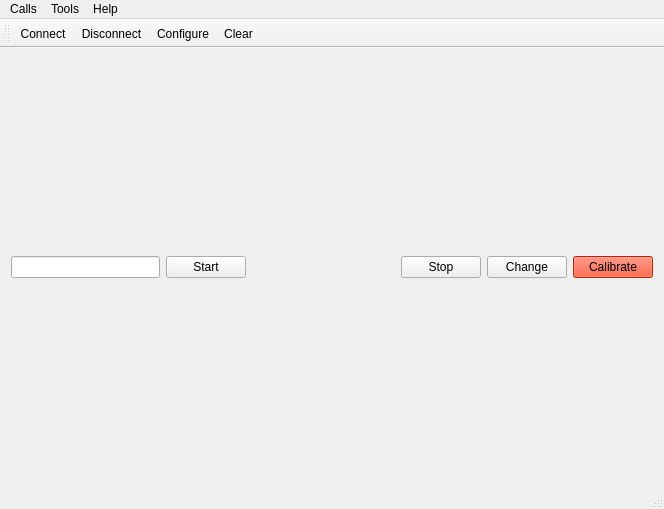
<?xml version="1.0" encoding="UTF-8"?>
<ui version="4.0">
 <class>MainWindow</class>
 <widget class="QMainWindow" name="MainWindow">
  <property name="geometry">
   <rect>
    <x>0</x>
    <y>0</y>
    <width>664</width>
    <height>509</height>
   </rect>
  </property>
  <property name="windowTitle">
   <string>Simple Terminal</string>
  </property>
  <widget class="QWidget" name="mainLayout">
   <layout class="QVBoxLayout" name="verticalLayout">
    <item>
     <layout class="QVBoxLayout" name="GraphLayout"/>
    </item>
    <item>
     <layout class="QHBoxLayout" name="LayoutControl">
      <item>
       <widget class="QLineEdit" name="PatientName"/>
      </item>
      <item>
       <widget class="QPushButton" name="StartButton">
        <property name="text">
         <string>Start</string>
        </property>
       </widget>
      </item>
      <item>
       <spacer name="horizontalSpacer">
        <property name="orientation">
         <enum>Qt::Horizontal</enum>
        </property>
        <property name="sizeHint" stdset="0">
         <size>
          <width>40</width>
          <height>20</height>
         </size>
        </property>
       </spacer>
      </item>
      <item>
       <widget class="QPushButton" name="StopButton">
        <property name="sizePolicy">
         <sizepolicy hsizetype="Minimum" vsizetype="Fixed">
          <horstretch>0</horstretch>
          <verstretch>0</verstretch>
         </sizepolicy>
        </property>
        <property name="cursor">
         <cursorShape>ArrowCursor</cursorShape>
        </property>
        <property name="styleSheet">
         <string notr="true"/>
        </property>
        <property name="text">
         <string>Stop</string>
        </property>
       </widget>
      </item>
      <item>
       <widget class="QPushButton" name="ChangeButton">
        <property name="styleSheet">
         <string notr="true"/>
        </property>
        <property name="text">
         <string>Change</string>
        </property>
       </widget>
      </item>
      <item>
       <widget class="QPushButton" name="CalibrateButton">
        <property name="styleSheet">
         <string notr="true">background-color: rgb(255, 47, 6)</string>
        </property>
        <property name="text">
         <string>Calibrate</string>
        </property>
       </widget>
      </item>
     </layout>
    </item>
   </layout>
  </widget>
  <widget class="QMenuBar" name="menuBar">
   <property name="geometry">
    <rect>
     <x>0</x>
     <y>0</y>
     <width>664</width>
     <height>26</height>
    </rect>
   </property>
   <widget class="QMenu" name="menuCalls">
    <property name="title">
     <string>Calls</string>
    </property>
    <addaction name="actionConnect"/>
    <addaction name="actionDisconnect"/>
    <addaction name="separator"/>
    <addaction name="actionQuit"/>
   </widget>
   <widget class="QMenu" name="menuTools">
    <property name="title">
     <string>Tools</string>
    </property>
    <addaction name="actionConfigure"/>
    <addaction name="actionClear"/>
   </widget>
   <widget class="QMenu" name="menuHelp">
    <property name="title">
     <string>Help</string>
    </property>
    <addaction name="actionAbout"/>
    <addaction name="actionAboutQt"/>
   </widget>
   <addaction name="menuCalls"/>
   <addaction name="menuTools"/>
   <addaction name="menuHelp"/>
  </widget>
  <widget class="QToolBar" name="mainToolBar">
   <attribute name="toolBarArea">
    <enum>TopToolBarArea</enum>
   </attribute>
   <attribute name="toolBarBreak">
    <bool>false</bool>
   </attribute>
   <addaction name="actionConnect"/>
   <addaction name="actionDisconnect"/>
   <addaction name="actionConfigure"/>
   <addaction name="actionClear"/>
  </widget>
  <widget class="QStatusBar" name="statusBar"/>
  <action name="actionAbout">
   <property name="text">
    <string>&amp;About</string>
   </property>
   <property name="toolTip">
    <string>About program</string>
   </property>
   <property name="shortcut">
    <string>Alt+A</string>
   </property>
  </action>
  <action name="actionAboutQt">
   <property name="text">
    <string>About Qt</string>
   </property>
  </action>
  <action name="actionConnect">
   <property name="icon">
    <iconset resource="terminal.qrc">
     <normaloff>:/images/connect.png</normaloff>:/images/connect.png</iconset>
   </property>
   <property name="text">
    <string>C&amp;onnect</string>
   </property>
   <property name="toolTip">
    <string>Connect to serial port</string>
   </property>
   <property name="shortcut">
    <string>Ctrl+O</string>
   </property>
  </action>
  <action name="actionDisconnect">
   <property name="icon">
    <iconset resource="terminal.qrc">
     <normaloff>:/images/disconnect.png</normaloff>:/images/disconnect.png</iconset>
   </property>
   <property name="text">
    <string>&amp;Disconnect</string>
   </property>
   <property name="toolTip">
    <string>Disconnect from serial port</string>
   </property>
   <property name="shortcut">
    <string>Ctrl+D</string>
   </property>
  </action>
  <action name="actionConfigure">
   <property name="icon">
    <iconset resource="terminal.qrc">
     <normaloff>:/images/settings.png</normaloff>:/images/settings.png</iconset>
   </property>
   <property name="text">
    <string>&amp;Configure</string>
   </property>
   <property name="toolTip">
    <string>Configure serial port</string>
   </property>
   <property name="shortcut">
    <string>Alt+C</string>
   </property>
  </action>
  <action name="actionClear">
   <property name="icon">
    <iconset resource="terminal.qrc">
     <normaloff>:/images/clear.png</normaloff>:/images/clear.png</iconset>
   </property>
   <property name="text">
    <string>C&amp;lear</string>
   </property>
   <property name="toolTip">
    <string>Clear data</string>
   </property>
   <property name="shortcut">
    <string>Alt+L</string>
   </property>
  </action>
  <action name="actionQuit">
   <property name="icon">
    <iconset resource="terminal.qrc">
     <normaloff>:/images/application-exit.png</normaloff>:/images/application-exit.png</iconset>
   </property>
   <property name="text">
    <string>&amp;Quit</string>
   </property>
   <property name="shortcut">
    <string>Ctrl+Q</string>
   </property>
  </action>
 </widget>
 <layoutdefault spacing="6" margin="11"/>
 <resources>
  <include location="terminal.qrc"/>
 </resources>
 <connections/>
</ui>
